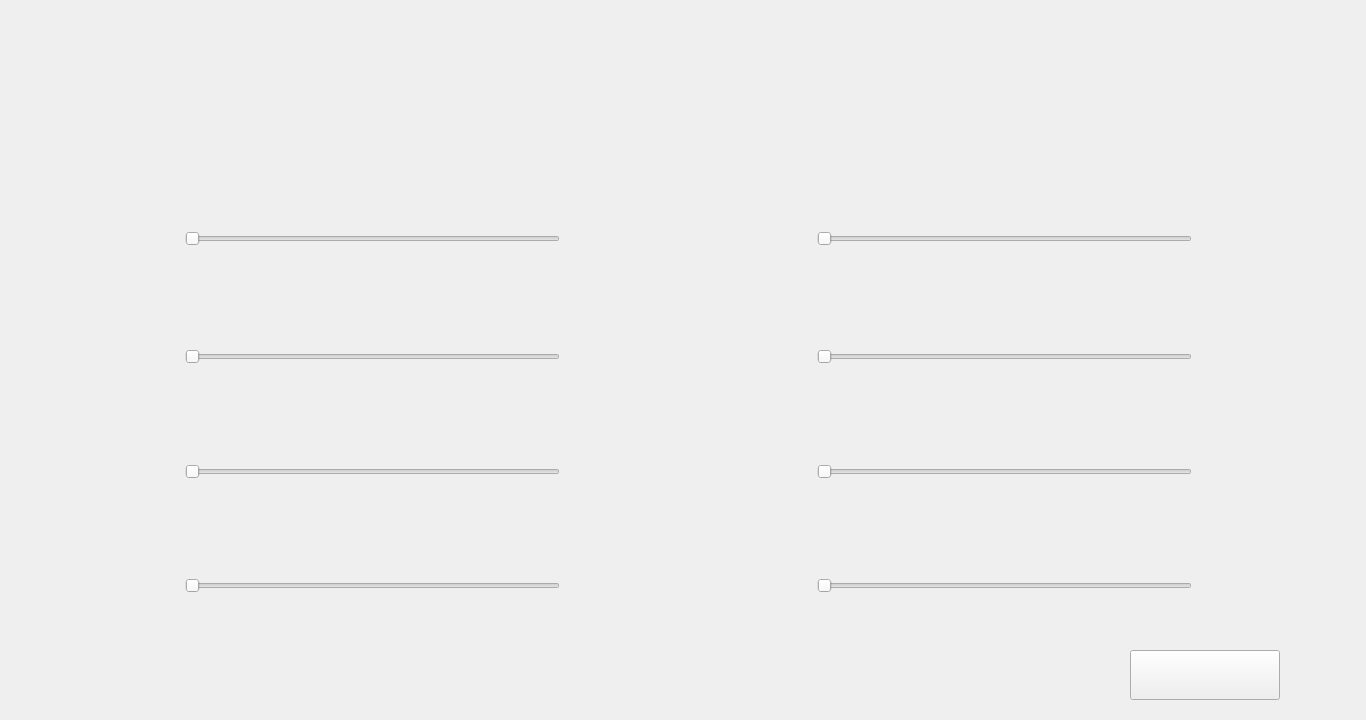
<?xml version="1.0" encoding="UTF-8"?>
<ui version="4.0">
 <class>Form</class>
 <widget class="QWidget" name="Form">
  <property name="geometry">
   <rect>
    <x>0</x>
    <y>0</y>
    <width>1366</width>
    <height>720</height>
   </rect>
  </property>
  <property name="sizePolicy">
   <sizepolicy hsizetype="Fixed" vsizetype="Fixed">
    <horstretch>0</horstretch>
    <verstretch>0</verstretch>
   </sizepolicy>
  </property>
  <property name="minimumSize">
   <size>
    <width>1366</width>
    <height>720</height>
   </size>
  </property>
  <property name="maximumSize">
   <size>
    <width>1366</width>
    <height>720</height>
   </size>
  </property>
  <property name="windowTitle">
   <string>Form</string>
  </property>
  <widget class="QLabel" name="label">
   <property name="enabled">
    <bool>true</bool>
   </property>
   <property name="geometry">
    <rect>
     <x>0</x>
     <y>0</y>
     <width>1366</width>
     <height>720</height>
    </rect>
   </property>
   <property name="sizePolicy">
    <sizepolicy hsizetype="Fixed" vsizetype="Fixed">
     <horstretch>0</horstretch>
     <verstretch>0</verstretch>
    </sizepolicy>
   </property>
   <property name="minimumSize">
    <size>
     <width>1366</width>
     <height>720</height>
    </size>
   </property>
   <property name="maximumSize">
    <size>
     <width>1366</width>
     <height>720</height>
    </size>
   </property>
   <property name="styleSheet">
    <string notr="true">background-image: url(:/PrefixV1/images/mood input fg.png);</string>
   </property>
   <property name="text">
    <string/>
   </property>
  </widget>
  <widget class="QSlider" name="horizontalSlider_joy">
   <property name="geometry">
    <rect>
     <x>185</x>
     <y>226</y>
     <width>375</width>
     <height>26</height>
    </rect>
   </property>
   <property name="orientation">
    <enum>Qt::Horizontal</enum>
   </property>
  </widget>
  <widget class="QSlider" name="horizontalSlider_sadness">
   <property name="geometry">
    <rect>
     <x>185</x>
     <y>344</y>
     <width>375</width>
     <height>26</height>
    </rect>
   </property>
   <property name="orientation">
    <enum>Qt::Horizontal</enum>
   </property>
  </widget>
  <widget class="QSlider" name="horizontalSlider_anger">
   <property name="geometry">
    <rect>
     <x>185</x>
     <y>459</y>
     <width>375</width>
     <height>26</height>
    </rect>
   </property>
   <property name="orientation">
    <enum>Qt::Horizontal</enum>
   </property>
  </widget>
  <widget class="QSlider" name="horizontalSlider_fear">
   <property name="geometry">
    <rect>
     <x>185</x>
     <y>573</y>
     <width>375</width>
     <height>26</height>
    </rect>
   </property>
   <property name="orientation">
    <enum>Qt::Horizontal</enum>
   </property>
  </widget>
  <widget class="QSlider" name="horizontalSlider_disgust">
   <property name="geometry">
    <rect>
     <x>817</x>
     <y>226</y>
     <width>375</width>
     <height>26</height>
    </rect>
   </property>
   <property name="orientation">
    <enum>Qt::Horizontal</enum>
   </property>
  </widget>
  <widget class="QSlider" name="horizontalSlider_surprise">
   <property name="geometry">
    <rect>
     <x>817</x>
     <y>344</y>
     <width>375</width>
     <height>26</height>
    </rect>
   </property>
   <property name="orientation">
    <enum>Qt::Horizontal</enum>
   </property>
  </widget>
  <widget class="QSlider" name="horizontalSlider_trust">
   <property name="geometry">
    <rect>
     <x>817</x>
     <y>459</y>
     <width>375</width>
     <height>26</height>
    </rect>
   </property>
   <property name="orientation">
    <enum>Qt::Horizontal</enum>
   </property>
  </widget>
  <widget class="QSlider" name="horizontalSlider_anticipation">
   <property name="geometry">
    <rect>
     <x>817</x>
     <y>573</y>
     <width>375</width>
     <height>26</height>
    </rect>
   </property>
   <property name="orientation">
    <enum>Qt::Horizontal</enum>
   </property>
  </widget>
  <widget class="QPushButton" name="submitButtonMood">
   <property name="geometry">
    <rect>
     <x>1130</x>
     <y>650</y>
     <width>150</width>
     <height>50</height>
    </rect>
   </property>
   <property name="minimumSize">
    <size>
     <width>0</width>
     <height>50</height>
    </size>
   </property>
   <property name="maximumSize">
    <size>
     <width>150</width>
     <height>50</height>
    </size>
   </property>
   <property name="styleSheet">
    <string notr="true">
font: 700 20pt &quot;Segoe Script&quot;;
alternate-background-color: rgb(255, 85, 0);
selection-color: rgb(170, 0, 0);
selection-background-color: rgb(170, 0, 0);
border-color: rgb(0, 0, 0);
border-image: url(:/PrefixV1/images/submit button.png);</string>
   </property>
   <property name="text">
    <string/>
   </property>
   <property name="icon">
    <iconset theme="application-x-executable">
     <normaloff>.</normaloff>.</iconset>
   </property>
   <property name="iconSize">
    <size>
     <width>150</width>
     <height>50</height>
    </size>
   </property>
   <property name="autoDefault">
    <bool>false</bool>
   </property>
   <property name="default">
    <bool>false</bool>
   </property>
   <property name="flat">
    <bool>false</bool>
   </property>
  </widget>
 </widget>
 <resources>
  <include location="resource.qrc"/>
 </resources>
 <connections/>
</ui>
